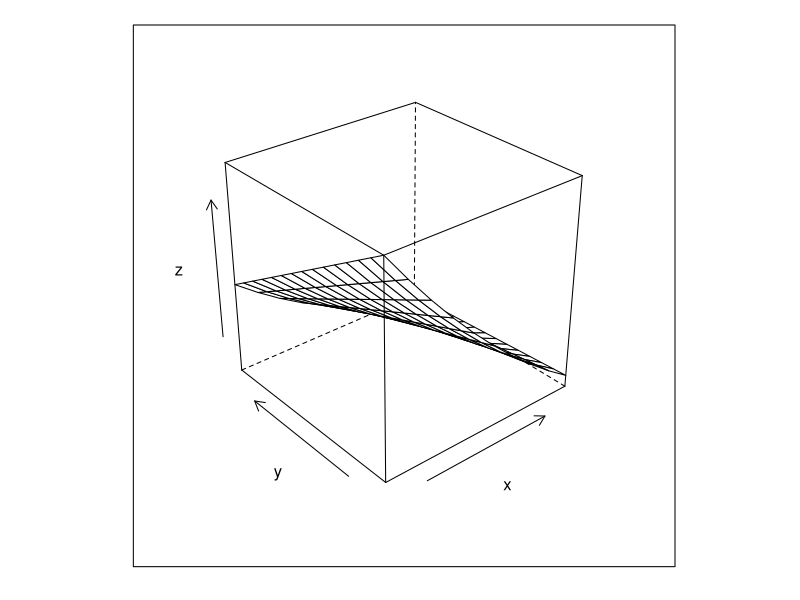
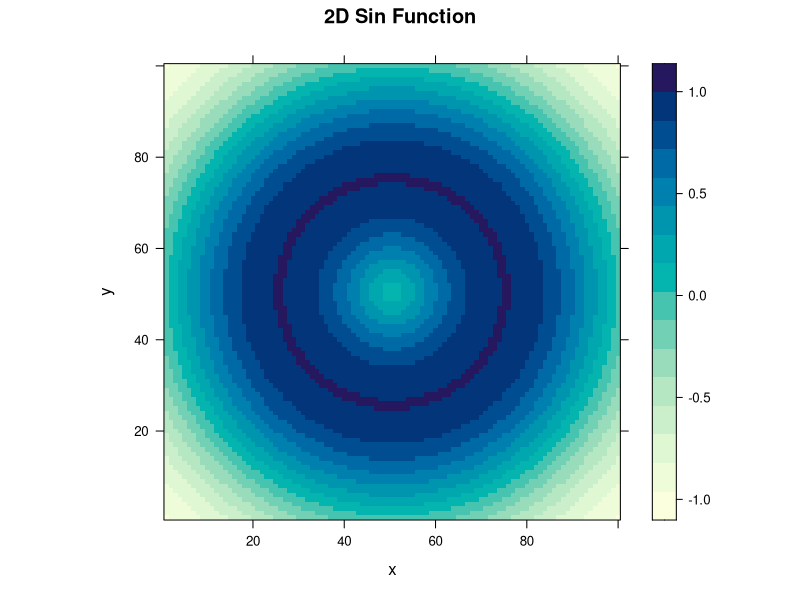

Write R code to recreate these figures, in order.
library(lattice)
a = 1:10
b = 1:15

eg =- expand.grid(x=a, y=b)
eg$z = eg$x^2 + eg$x * eg$y
wireframe(z ~ x+y, eg)

x = seq(-pi, pi, length.out = 100)
y = seq(-pi, pi, length.out = 100)
z = outer(x, y, function(x, y) sin(sqrt(x^2 + y^2)))

levelplot(z, xlab = "x", ylab = "y", main = "2D Sin Function")


#astart <- as.numeric(readline("Enter the start value for the range a: ")) 
#aend <- as.numeric(readline("Enter the end value for the range a: ")) 
#a <- astart : aend
#bstart <- as.numeric(readline("Enter the start value for the range b: ")) 
#bend <- as.numeric(readline("Enter the end value for the range b: ")) 
#b <- bstart : bend

#custom_palette <- colorRampPalette(c("blue", "white", "red"))
#levelplot(z, xlab = "x", ylab = "y", main = "2D Sin Function", col.regions = custom_palette(100))

#levelplot(z, xlab = "x", ylab = "y", main = "2D Sin Function", col.regions = terrain.colors(100))
